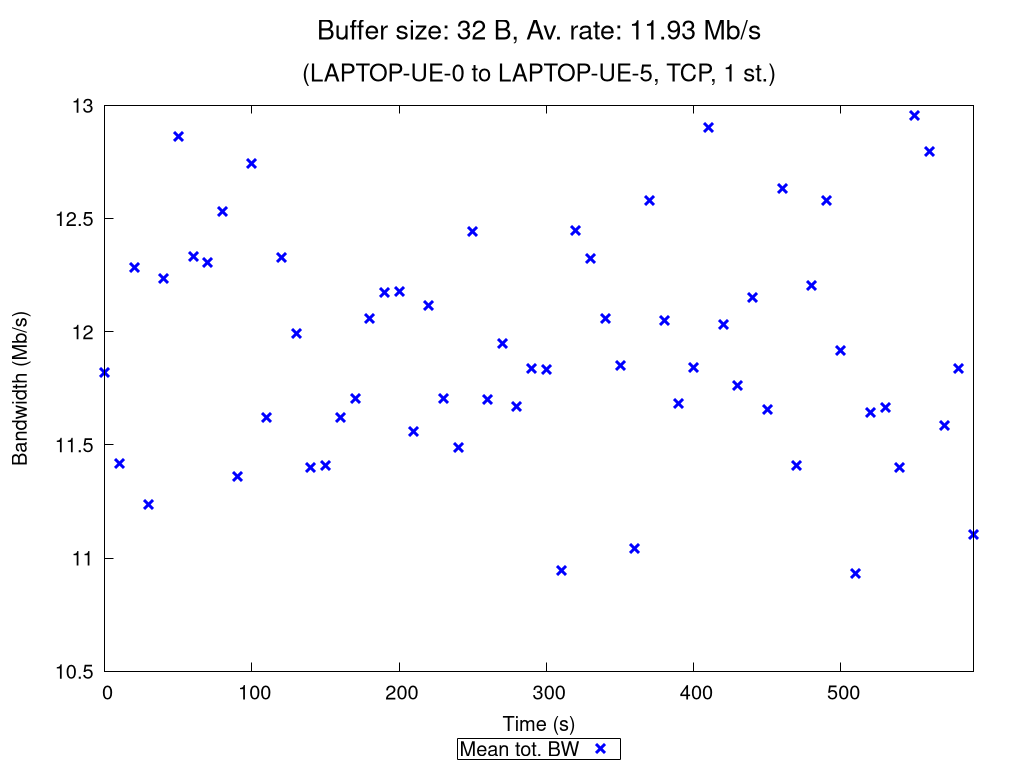

This figure's gnuplot source:
set terminal pngcairo nocrop enhanced size 1024,768 font "Verdana,15"
set output "TCP_1_st_2020_10_17_22-39-15_one2two_00032B.png"

set title "{/=20 Buffer size: 32 B, Av. rate: 11.93 Mb/s}\n\n{/=18 (LAPTOP-UE-0 to LAPTOP-UE-5, TCP, 1 st.)}"

set xlabel "Time (s)"
set ylabel "Bandwidth (Mb/s)"
set ytics nomirror
set key bmargin center horizontal box samplen 1 width -1
set bmargin 4.6
set rmargin 4.5

rf = 1000000.0  # rate factor
set style fill transparent solid 0.2 noborder
set autoscale xfix
plot "TCP_1_st_2020_10_17_22-39-15_one2two_00032B_iperf_processed.dat" using 1:($2/rf-$3/rf):($2/rf+$3/rf) with filledcurves lc rgb "blue" notitle, \
     "" using 1:($2/rf) with points pt 2 ps 1.5 lw 3 lc rgb "blue" title "Mean tot. BW", \
